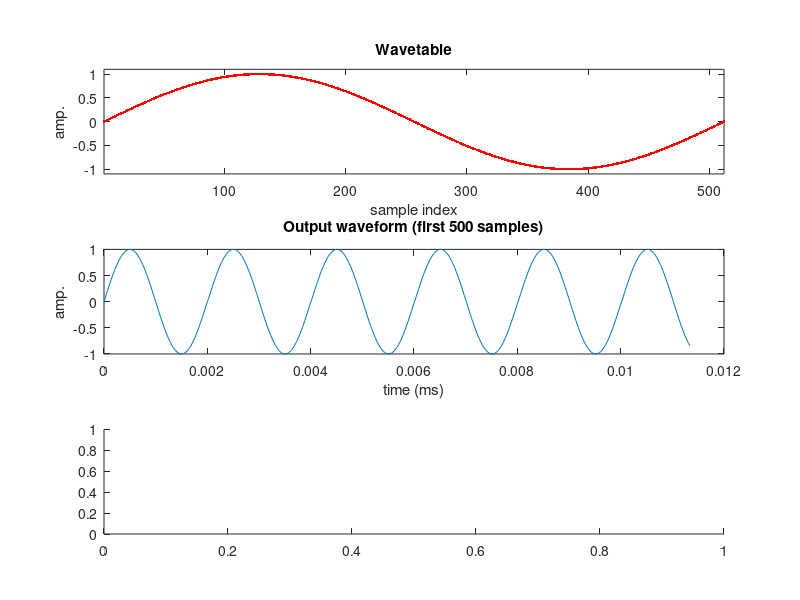

The MATLAB source for this figure: (Note: this script raises an error after producing the figure.)
%% Single wavetable synthesis
% Variable frequency via interpolation.

clear; close all;

% Constants.
% Wavetable type: 'sine' or 'saw'
wtType = 'sine';
% Sample rate.
Fs = 44100;
% Output frequency.
F0 = 500;
% Output duration.
outDurationS = 2;
% Output amplitude.
outAmp = 1.;
% Wavetable length.
wtLength = 2^9;
% Max output samples to plot.
maxOutPlot = 500;

% Plot setup.
figure( ...
    'Name', 'Single wavetable', ...
    'Position', [500 50 750 900] ...
);

% Create and plot the wavetable.
switch(wtType)
    case 'sine'
        wt = sin(linspace(0, 2 * pi, wtLength)');
    case 'saw'
        wt = linspace(-1, 1, wtLength);
end

subplot(311), ...
    plot(1:wtLength, wt, 'r.'), ...
    title('Wavetable'), ...
    xlim([1, wtLength]), ...
    ylim([-1.1, 1.1]), ...
    ylabel('amp.'), ...
    xlabel('sample index');

% Create output placeholder.
y = zeros(Fs * outDurationS, 1);

% Calculate the number of samples per period of the wavetable to produce the
% desired frequency.
sampsPerPeriod = Fs / F0;
wtStepsPerSample = wtLength / sampsPerPeriod;

% Repeatedly copy the wavetable to the output placeholder.
for n=1:(Fs * outDurationS)
    % Calculate the fractional sample index in the wavetable.
    wtIndex = mod(wtStepsPerSample * (n - 1), wtLength) + 1;
    % Calculate the magnitudes for samples either side of the fractional index.
    magnitude2 = rem(wtIndex, 1);
    magnitude1 = 1 - magnitude2;
    
    % Wrap the wavetable index as necessary.
    prevIndex = floor(wtIndex);
    nextIndex = ceil(wtIndex);
    if prevIndex == 0
        prevIndex = wtLength;
    end
    if nextIndex > wtLength
        nextIndex = 1;
    end
    
    % Compose the output sample from summed weighted samples.
    y(n) = outAmp * ( ...
        magnitude1 * wt(prevIndex) + ...
        magnitude2 * wt(nextIndex) ...
    );
end

sound(y, Fs);
% Plot beginning of output against time.
subplot(312), ...
    plot(linspace(0, maxOutPlot / Fs, maxOutPlot)', y(1:maxOutPlot)), ...
    title(sprintf('Output waveform (first %d samples)', maxOutPlot)), ...
    ylim([-1, 1]), ...
    ylabel('amp.'), ...
    xlabel('time (ms)');

% Plot spectrogram
subplot(313), ...
    spectrogram(y, 512, 64, 512, Fs, 'yaxis'), ...
    ylim([0, 10]);

% For sine wavetable, inspect the frequency response.
if strcmp(wtType, 'sine')
    figure( ...
        'Name', 'Frequency response', ...
        'Position', [600 50 750 900] ...
    );
    freqz(y);

    % Compare sin wavetable output with 'pure' sine wave:
    figure( ...
        'Name', 'Pure sine', ...
        'Position', [700 50 750 900] ...
    );
    y_ = sin(2 * pi * F0 * linspace(0, outDurationS, Fs * outDurationS));
    % spectrogram( y_, 512, 64, 512, Fs, 'yaxis');
    freqz(y_);
end
